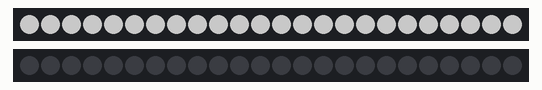
A sketch run on a simulated Arduino Uno, built with avr-gcc and run on an emulated ATmega328P. Parts: 2 × 24 RGB LEDs in strip order, left to right. Dim RGB values are drawn brighter than linear.

Above: at 0.6 s.
At 2.4 s:
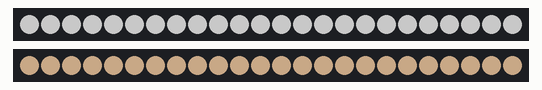
At 8.4 s:
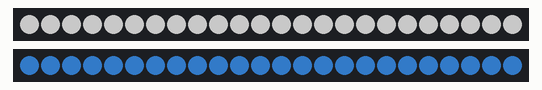

Measured:
- by itself, everything shown: repeats every 12.8 s, in 3 steps
- what the display in image 0 shows lasts 1.8 s, from 0.5 s to 2.3 s
- what the display in image 1 shows lasts 5.0 s, from 2.3 s to 7.3 s
- what the display in image 2 shows lasts 6.9 s, from 8.3 s to 15.2 s

The sketch:

billigOgDyr.ino
```cpp
#include <Adafruit_NeoPixel.h>
#define PIN_A 6
#define PIN_B 5

#define NUM_LEDS 24
#define BRIGHTNESS 100

Adafruit_NeoPixel af = Adafruit_NeoPixel(NUM_LEDS, PIN_A, NEO_GRBW + NEO_KHZ800);

Adafruit_NeoPixel cheap = Adafruit_NeoPixel(NUM_LEDS, PIN_B, NEO_GRB + NEO_KHZ800);

uint32_t orange = cheap.Color(255, 100, 0);
uint32_t l_y = cheap.Color(255, 255, 153);
uint32_t yellow = cheap.Color(255, 255, 51);
uint32_t black = cheap.Color(0, 0, 0);
uint32_t tungsten = cheap.Color(255, 214, 170);
uint32_t sky = cheap.Color(64, 156, 255);


               int wait = 50;

void setup() {
  Serial.begin(115200);
  af.setBrightness(BRIGHTNESS);
  cheap.setBrightness(BRIGHTNESS);
  af.begin();
  cheap.begin();
  af.show();
  cheap.show();
  delay(500);
}

void loop() {
  //colorWipe(af.Color(255, 0, 0), 50); // Red
  pulseWhite(5);
}


void pulseWhite(int wait) {
  for (int j = 0; j < 256 ; j++) {
    for (uint16_t i = 0; i < NUM_LEDS; i++) {
      af.setPixelColor(i, af.Color(0, 0, 0, 255) );
    }
    delay(wait);
    af.show();
  }
  // setCheapColor(orange, 5000);
  //setCheapColor(black, 1000);
  // setCheapColor(l_y, 5000);
  // setCheapColor(black, 1000);
  // setCheapColor(yellow, 5000);
  // setCheapColor(black, 1000);
  setCheapColor(tungsten, 5000);

  setCheapColor(black, 1000);
  setCheapColor(sky, 5000);

  delay(wait);
  af.show();
}


void setCheapColor(uint32_t c, int wait) {
  for (uint16_t i = 0; i < NUM_LEDS; i++) {
    cheap.setPixelColor(i, c);
  }
  cheap.show();
  delay(wait);

}


// Fill the dots one after the other with a color
void colorWipe(uint32_t c, uint8_t wait) {
  for (int i = 0; i < NUM_LEDS; i++) {
    af.setPixelColor(i, c);
    cheap.setPixelColor(i, c);
    af.show();
    cheap.show();
    delay(wait);
  }
}
```
